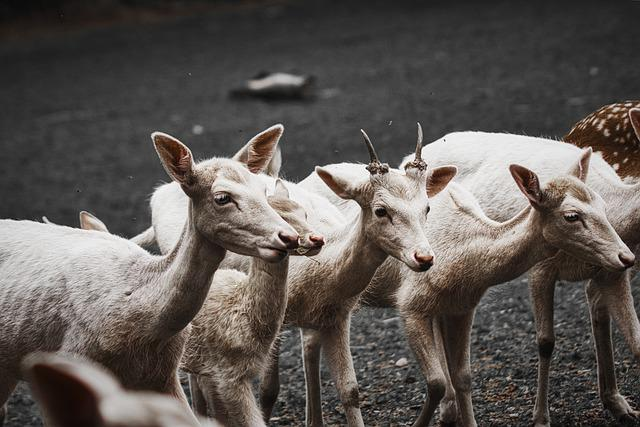
#> input picture photos/bhed.jpg, 640 x 427 px, found by its file name
$ jupyter execute COLOR_CHANELS.ipynb
#> lines starting #> are read from the running program, lines starting #| are printed output that depends on the picture
[cell 1]
# spliting image: image have 3 color chanells i.e BGR
# open cv allows us to split image in each individual chanell i.e B, G, R

[cell 2]
import cv2 as cv
# img=cv.imread('D:/openCV/photos/darling.jpg')

[cell 3]
img=cv.imread('D:/openCV/photos/bhed.jpg')
#> img is the input picture: shape (427, 640, 3); mean B, G, R 83.7, 87.8, 93.6
cv.imshow("Original",img)


# cv.split() open cv function
b,g,r=cv.split(img)
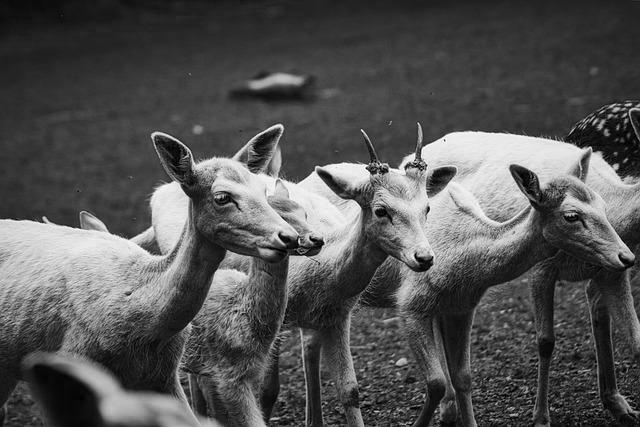
#> b: shape (427, 640); min 0, max 255, mean 83.7
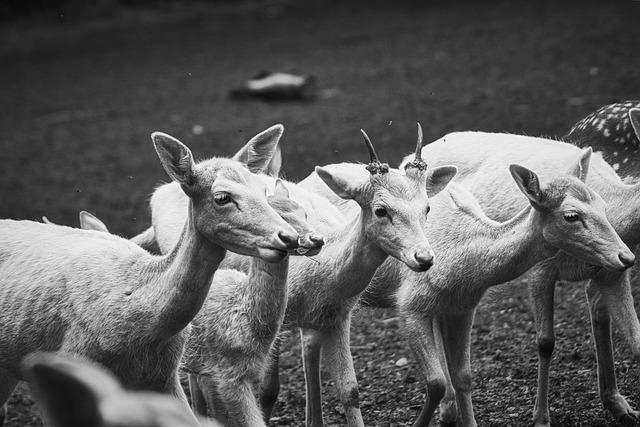
#> r: shape (427, 640); min 0, max 255, mean 93.6
cv.imshow("blue",b)
cv.imshow("green",g)
cv.imshow("red",r)
# the above will show all as gray scale images
print(img.shape)
#| (427, 640, 3)
print(b.shape)
#| (427, 640)
print(g.shape)
#| (427, 640)
print(r.shape)
#| (427, 640)
cv.waitKey(0)

[cell 4]
#above (427, 640, 3) three represents number of color chanell

[cell 5]
#merging above chanells
merged=cv.merge([b,g,r])
cv.imshow("merged",merged)
cv.waitKey(0)

[cell 6]
# see clearly each chanell i.e b, g, r
import numpy as np
img=cv.imread('D:/openCV/photos/bhed.jpg')
blank=np.zeros(img.shape[:2], dtype='uint8')
b,g,r=cv.split(img)
blue=cv.merge([b,blank,blank])
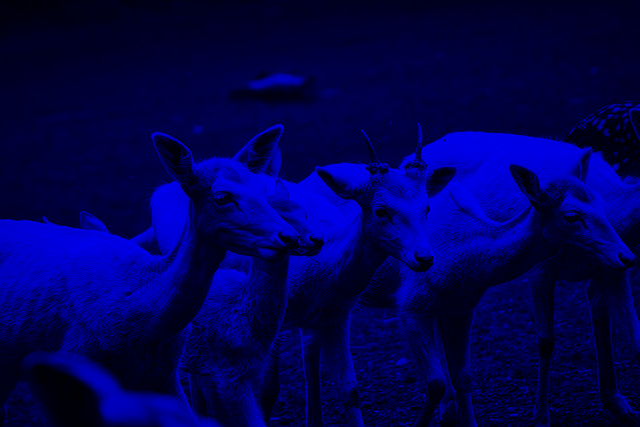
#> blue: shape (427, 640, 3); mean of channels 0, 1, 2 83.7, 0, 0; drawn as B, G, R
green=cv.merge([blank,g,blank])
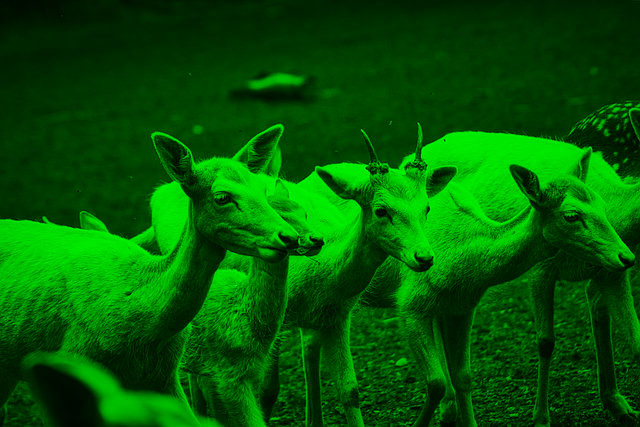
#> green: shape (427, 640, 3); mean of channels 0, 1, 2 0, 87.8, 0; drawn as B, G, R
red=cv.merge([blank,blank,r])
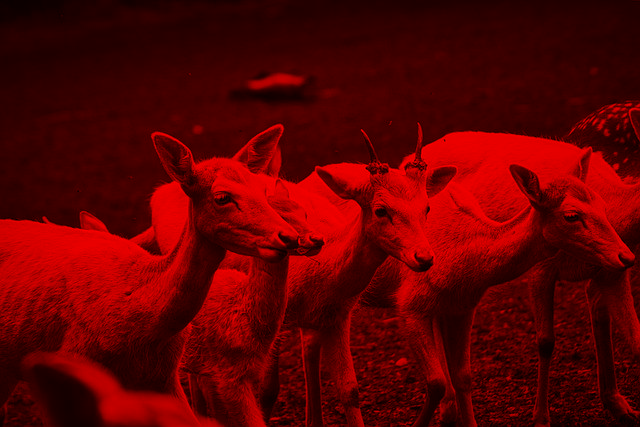
#> red: shape (427, 640, 3); mean of channels 0, 1, 2 0, 0, 93.6; drawn as B, G, R

cv.imshow("blue",blue)
cv.imshow("green",green)
cv.imshow("red",red)
# the above will show all as gray scale images
print(img.shape)
#| (427, 640, 3)
print(blue.shape)
#| (427, 640, 3)
print(green.shape)
#| (427, 640, 3)
print(red.shape)
#| (427, 640, 3)
cv.waitKey(0)
#notice the color chanell
#above there was only one color chanell i.e gray scale image

$ run again, with photos/darling.jpg copied over photos/bhed.jpg
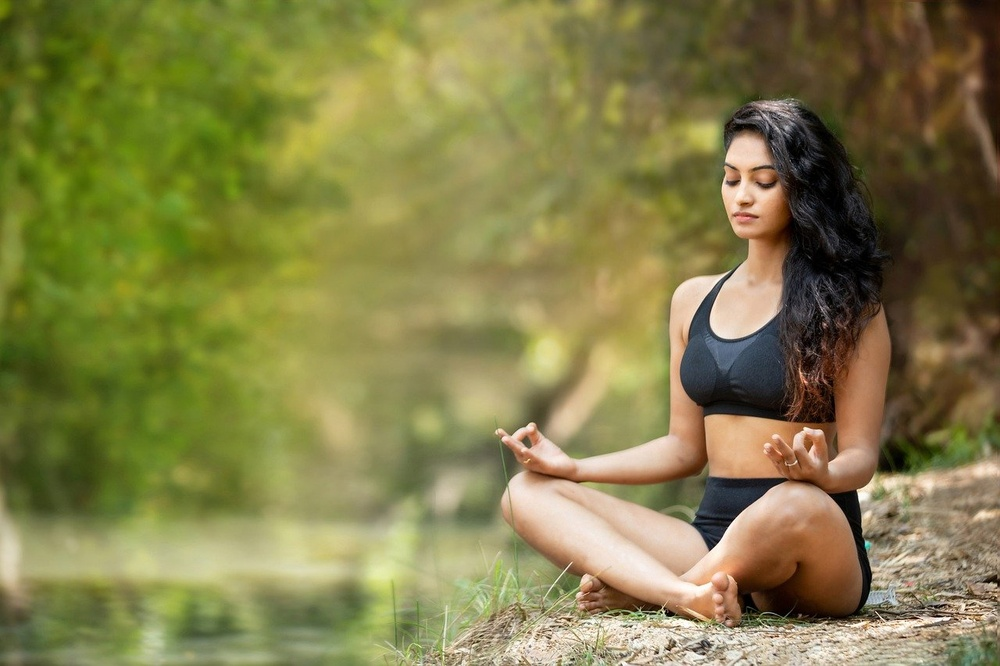
#> input picture photos/darling.jpg, 1000 x 666 px, shrunk from 1280 x 853 before the run, found by its file name
#> img is the input picture: shape (666, 1000, 3); mean B, G, R 73.2, 126.8, 131.3
#| (666, 1000, 3)
#| (666, 1000)
#| (666, 1000)
#| (666, 1000)
#> `green=cv.merge([blank,g,blank])`:
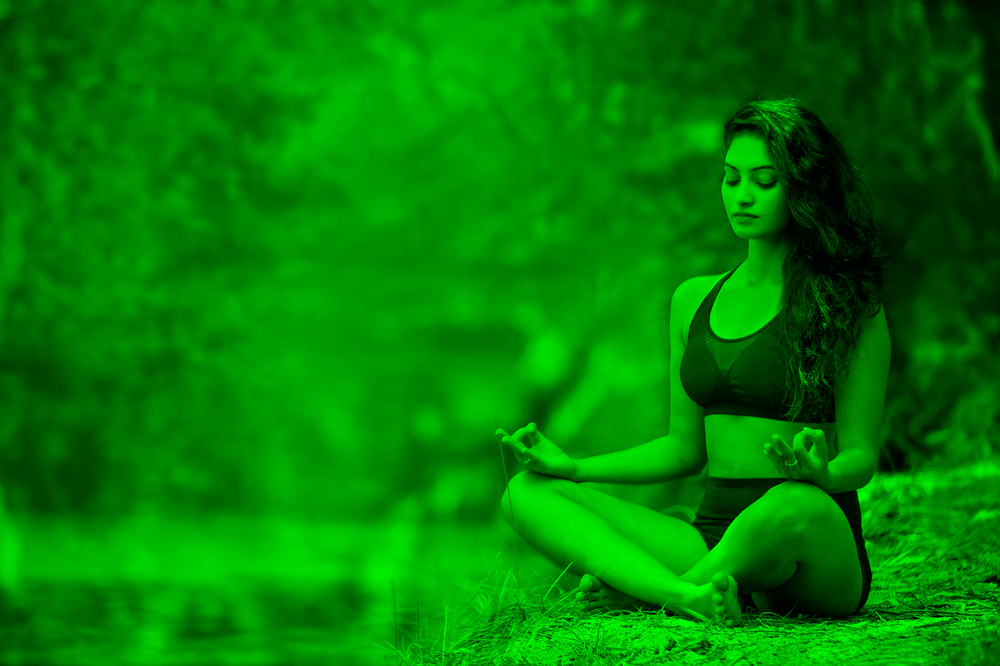
#> green: shape (666, 1000, 3); mean of channels 0, 1, 2 0, 126.8, 0; drawn as B, G, R
#> `red=cv.merge([blank,blank,r])`:
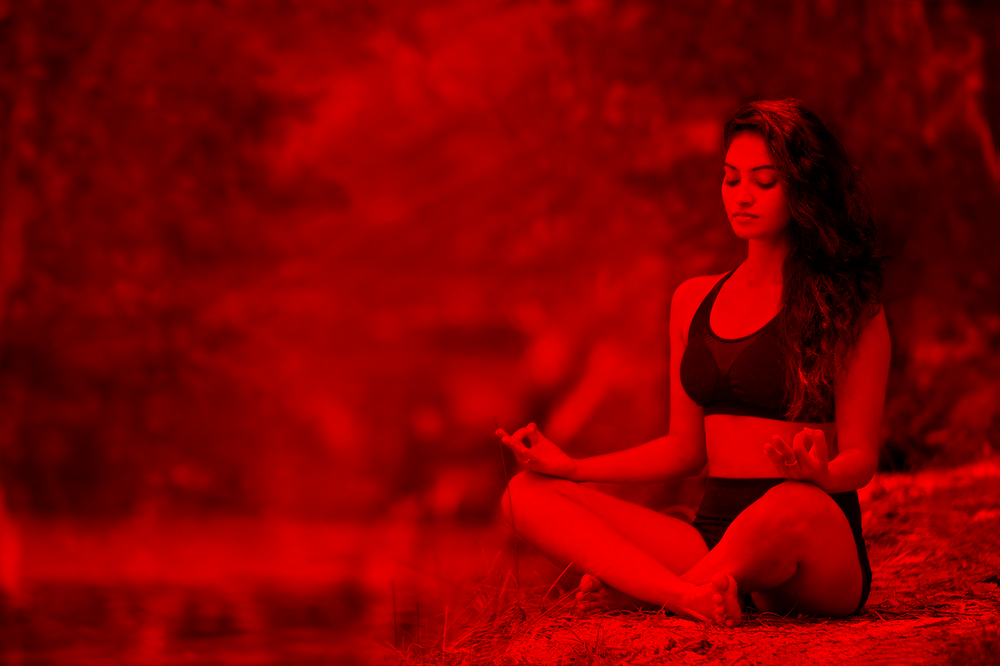
#> red: shape (666, 1000, 3); mean of channels 0, 1, 2 0, 0, 131.3; drawn as B, G, R
#| (666, 1000, 3)
#| (666, 1000, 3)
#| (666, 1000, 3)
#| (666, 1000, 3)

$ run again, with photos/bhai.jpg copied over photos/bhed.jpg
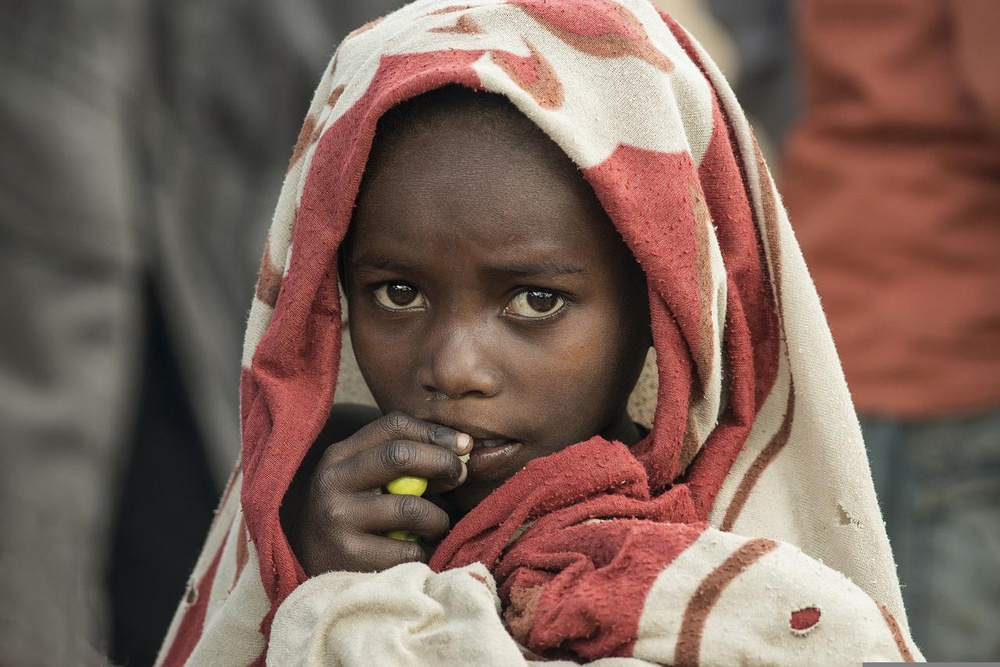
#> input picture photos/bhai.jpg, 1000 x 667 px, shrunk from 1280 x 854 before the run, found by its file name
#> img is the input picture: shape (667, 1000, 3); mean B, G, R 90.5, 100.1, 124.8
#| (667, 1000, 3)
#| (667, 1000)
#| (667, 1000)
#| (667, 1000)
#> `green=cv.merge([blank,g,blank])`:
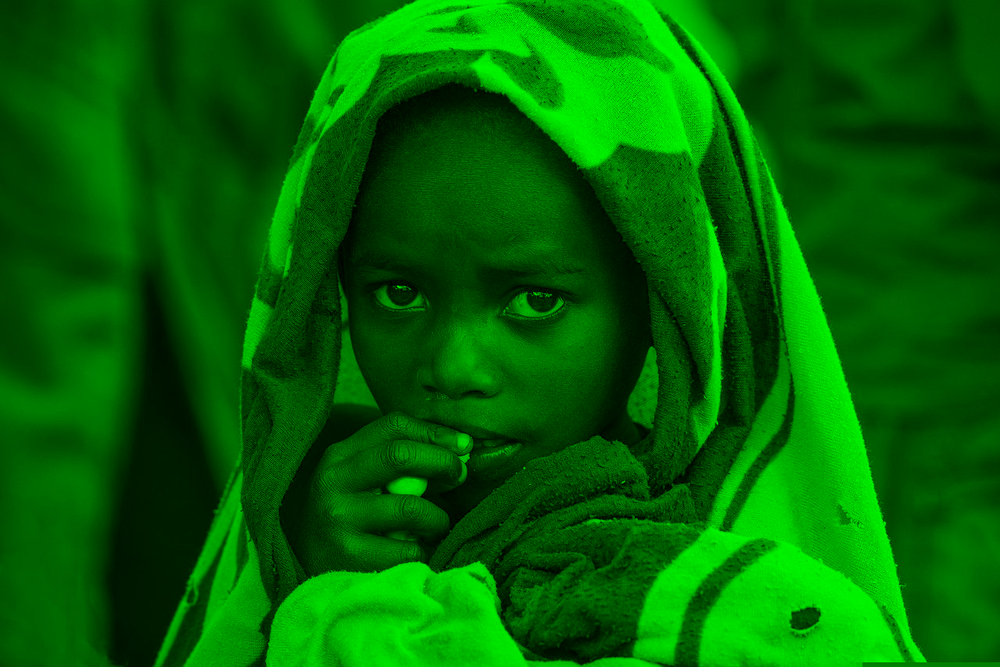
#> green: shape (667, 1000, 3); mean of channels 0, 1, 2 0, 100.1, 0; drawn as B, G, R
#> `red=cv.merge([blank,blank,r])`:
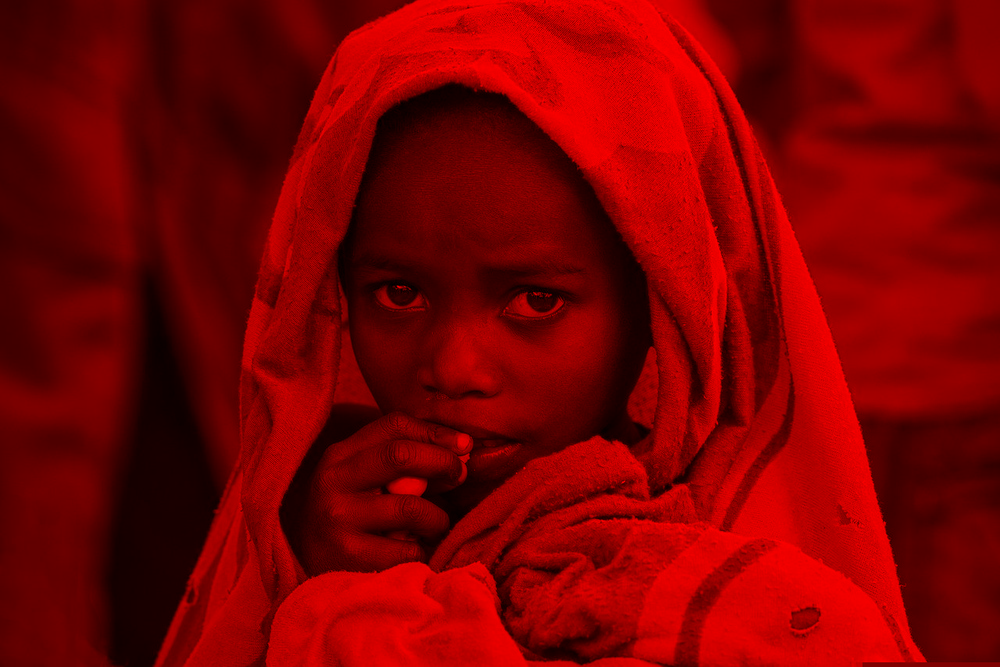
#> red: shape (667, 1000, 3); mean of channels 0, 1, 2 0, 0, 124.8; drawn as B, G, R
#| (667, 1000, 3)
#| (667, 1000, 3)
#| (667, 1000, 3)
#| (667, 1000, 3)
